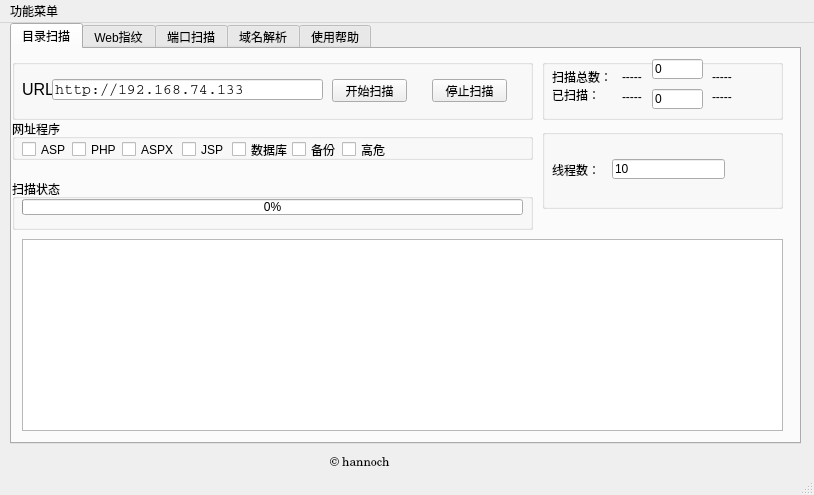
<?xml version="1.0" encoding="UTF-8"?>
<ui version="4.0">
 <class>MainWindow</class>
 <widget class="QMainWindow" name="MainWindow">
  <property name="geometry">
   <rect>
    <x>0</x>
    <y>0</y>
    <width>814</width>
    <height>495</height>
   </rect>
  </property>
  <property name="font">
   <font>
    <weight>50</weight>
    <bold>false</bold>
   </font>
  </property>
  <property name="windowTitle">
   <string>MainWindow</string>
  </property>
  <widget class="QWidget" name="centralwidget">
   <widget class="QTabWidget" name="tabWidget">
    <property name="geometry">
     <rect>
      <x>10</x>
      <y>0</y>
      <width>791</width>
      <height>421</height>
     </rect>
    </property>
    <property name="currentIndex">
     <number>0</number>
    </property>
    <widget class="QWidget" name="dirc_scan_tab1">
     <attribute name="title">
      <string>目录扫描</string>
     </attribute>
     <widget class="QGroupBox" name="groupBox">
      <property name="geometry">
       <rect>
        <x>0</x>
        <y>10</y>
        <width>521</width>
        <height>61</height>
       </rect>
      </property>
      <property name="title">
       <string/>
      </property>
      <widget class="QLabel" name="url_lable">
       <property name="geometry">
        <rect>
         <x>10</x>
         <y>20</y>
         <width>61</width>
         <height>21</height>
        </rect>
       </property>
       <property name="font">
        <font>
         <pointsize>12</pointsize>
         <italic>false</italic>
         <underline>false</underline>
         <strikeout>false</strikeout>
        </font>
       </property>
       <property name="text">
        <string>URL:</string>
       </property>
      </widget>
      <widget class="QLineEdit" name="url_lineEdit">
       <property name="geometry">
        <rect>
         <x>40</x>
         <y>20</y>
         <width>271</width>
         <height>21</height>
        </rect>
       </property>
       <property name="font">
        <font>
         <family>Courier</family>
         <pointsize>11</pointsize>
        </font>
       </property>
       <property name="text">
        <string>http://192.168.74.133</string>
       </property>
      </widget>
      <widget class="QPushButton" name="start_scan_Button">
       <property name="geometry">
        <rect>
         <x>320</x>
         <y>20</y>
         <width>75</width>
         <height>23</height>
        </rect>
       </property>
       <property name="text">
        <string>开始扫描</string>
       </property>
      </widget>
      <widget class="QPushButton" name="stop_scan_Button">
       <property name="geometry">
        <rect>
         <x>420</x>
         <y>20</y>
         <width>75</width>
         <height>23</height>
        </rect>
       </property>
       <property name="text">
        <string>停止扫描</string>
       </property>
      </widget>
     </widget>
     <widget class="QGroupBox" name="groupBox_2">
      <property name="geometry">
       <rect>
        <x>0</x>
        <y>70</y>
        <width>521</width>
        <height>41</height>
       </rect>
      </property>
      <property name="title">
       <string>网址程序</string>
      </property>
      <widget class="QCheckBox" name="asp_checkBox">
       <property name="geometry">
        <rect>
         <x>10</x>
         <y>20</y>
         <width>71</width>
         <height>21</height>
        </rect>
       </property>
       <property name="text">
        <string>ASP</string>
       </property>
      </widget>
      <widget class="QCheckBox" name="php_checkBox">
       <property name="geometry">
        <rect>
         <x>60</x>
         <y>20</y>
         <width>71</width>
         <height>21</height>
        </rect>
       </property>
       <property name="text">
        <string>PHP</string>
       </property>
       <property name="checkable">
        <bool>true</bool>
       </property>
       <property name="checked">
        <bool>false</bool>
       </property>
      </widget>
      <widget class="QCheckBox" name="sspx_checkBox">
       <property name="geometry">
        <rect>
         <x>110</x>
         <y>20</y>
         <width>71</width>
         <height>21</height>
        </rect>
       </property>
       <property name="text">
        <string>ASPX</string>
       </property>
      </widget>
      <widget class="QCheckBox" name="jsp_checkBox">
       <property name="geometry">
        <rect>
         <x>170</x>
         <y>20</y>
         <width>71</width>
         <height>21</height>
        </rect>
       </property>
       <property name="text">
        <string>JSP</string>
       </property>
      </widget>
      <widget class="QCheckBox" name="jsp_checkBox_2">
       <property name="geometry">
        <rect>
         <x>220</x>
         <y>20</y>
         <width>71</width>
         <height>21</height>
        </rect>
       </property>
       <property name="text">
        <string>数据库</string>
       </property>
      </widget>
      <widget class="QCheckBox" name="jsp_checkBox_3">
       <property name="geometry">
        <rect>
         <x>280</x>
         <y>20</y>
         <width>71</width>
         <height>21</height>
        </rect>
       </property>
       <property name="text">
        <string>备份</string>
       </property>
      </widget>
      <widget class="QCheckBox" name="jsp_checkBox_4">
       <property name="geometry">
        <rect>
         <x>330</x>
         <y>20</y>
         <width>71</width>
         <height>21</height>
        </rect>
       </property>
       <property name="text">
        <string>高危</string>
       </property>
      </widget>
     </widget>
     <widget class="QGroupBox" name="groupBox_3">
      <property name="geometry">
       <rect>
        <x>0</x>
        <y>130</y>
        <width>521</width>
        <height>51</height>
       </rect>
      </property>
      <property name="title">
       <string>扫描状态</string>
      </property>
      <widget class="QProgressBar" name="progressBar">
       <property name="geometry">
        <rect>
         <x>10</x>
         <y>20</y>
         <width>501</width>
         <height>16</height>
        </rect>
       </property>
       <property name="value">
        <number>0</number>
       </property>
      </widget>
     </widget>
     <widget class="QGroupBox" name="groupBox_4">
      <property name="geometry">
       <rect>
        <x>530</x>
        <y>10</y>
        <width>241</width>
        <height>61</height>
       </rect>
      </property>
      <property name="title">
       <string/>
      </property>
      <widget class="QLabel" name="label_3">
       <property name="geometry">
        <rect>
         <x>10</x>
         <y>10</y>
         <width>61</width>
         <height>16</height>
        </rect>
       </property>
       <property name="text">
        <string>扫描总数：</string>
       </property>
      </widget>
      <widget class="QLabel" name="label_4">
       <property name="geometry">
        <rect>
         <x>80</x>
         <y>10</y>
         <width>21</width>
         <height>16</height>
        </rect>
       </property>
       <property name="text">
        <string>-----</string>
       </property>
      </widget>
      <widget class="QLabel" name="label_5">
       <property name="geometry">
        <rect>
         <x>10</x>
         <y>30</y>
         <width>54</width>
         <height>12</height>
        </rect>
       </property>
       <property name="text">
        <string>已扫描：</string>
       </property>
      </widget>
      <widget class="QLabel" name="label_7">
       <property name="geometry">
        <rect>
         <x>170</x>
         <y>10</y>
         <width>21</width>
         <height>16</height>
        </rect>
       </property>
       <property name="text">
        <string>-----</string>
       </property>
      </widget>
      <widget class="QLabel" name="label_9">
       <property name="geometry">
        <rect>
         <x>80</x>
         <y>30</y>
         <width>21</width>
         <height>16</height>
        </rect>
       </property>
       <property name="text">
        <string>-----</string>
       </property>
      </widget>
      <widget class="QLabel" name="label_10">
       <property name="geometry">
        <rect>
         <x>170</x>
         <y>30</y>
         <width>21</width>
         <height>16</height>
        </rect>
       </property>
       <property name="text">
        <string>-----</string>
       </property>
      </widget>
      <widget class="QLineEdit" name="all_lineEdit">
       <property name="geometry">
        <rect>
         <x>110</x>
         <y>0</y>
         <width>51</width>
         <height>20</height>
        </rect>
       </property>
       <property name="text">
        <string>0</string>
       </property>
      </widget>
      <widget class="QLineEdit" name="finished_lineEdit">
       <property name="geometry">
        <rect>
         <x>110</x>
         <y>30</y>
         <width>51</width>
         <height>20</height>
        </rect>
       </property>
       <property name="text">
        <string>0</string>
       </property>
      </widget>
     </widget>
     <widget class="QGroupBox" name="groupBox_5">
      <property name="geometry">
       <rect>
        <x>530</x>
        <y>80</y>
        <width>241</width>
        <height>80</height>
       </rect>
      </property>
      <property name="title">
       <string/>
      </property>
      <widget class="QLabel" name="label_2">
       <property name="geometry">
        <rect>
         <x>10</x>
         <y>30</y>
         <width>61</width>
         <height>21</height>
        </rect>
       </property>
       <property name="text">
        <string>线程数：</string>
       </property>
      </widget>
      <widget class="QLineEdit" name="threads_lineEdit">
       <property name="geometry">
        <rect>
         <x>70</x>
         <y>30</y>
         <width>113</width>
         <height>20</height>
        </rect>
       </property>
       <property name="text">
        <string>10</string>
       </property>
      </widget>
     </widget>
     <widget class="QTableView" name="reuslt_tableView">
      <property name="geometry">
       <rect>
        <x>10</x>
        <y>190</y>
        <width>761</width>
        <height>192</height>
       </rect>
      </property>
     </widget>
    </widget>
    <widget class="QWidget" name="tab_2">
     <attribute name="title">
      <string>Web指纹</string>
     </attribute>
     <widget class="QLineEdit" name="web_utl_lineEdit">
      <property name="geometry">
       <rect>
        <x>90</x>
        <y>10</y>
        <width>251</width>
        <height>20</height>
       </rect>
      </property>
      <property name="text">
       <string>http://192.168.74.135</string>
      </property>
     </widget>
     <widget class="QLabel" name="label_12">
      <property name="geometry">
       <rect>
        <x>10</x>
        <y>10</y>
        <width>91</width>
        <height>21</height>
       </rect>
      </property>
      <property name="font">
       <font>
        <pointsize>11</pointsize>
       </font>
      </property>
      <property name="text">
       <string>请输入网址:</string>
      </property>
     </widget>
     <widget class="QPushButton" name="web_start_Button">
      <property name="geometry">
       <rect>
        <x>370</x>
        <y>10</y>
        <width>75</width>
        <height>23</height>
       </rect>
      </property>
      <property name="text">
       <string>开始</string>
      </property>
     </widget>
     <widget class="QTextEdit" name="web_result_textEdit">
      <property name="geometry">
       <rect>
        <x>10</x>
        <y>50</y>
        <width>431</width>
        <height>341</height>
       </rect>
      </property>
     </widget>
    </widget>
    <widget class="QWidget" name="tab">
     <attribute name="title">
      <string>端口扫描</string>
     </attribute>
     <widget class="QGroupBox" name="groupBox_6">
      <property name="geometry">
       <rect>
        <x>10</x>
        <y>10</y>
        <width>341</width>
        <height>381</height>
       </rect>
      </property>
      <property name="title">
       <string>信息</string>
      </property>
      <widget class="QLabel" name="label_6">
       <property name="geometry">
        <rect>
         <x>10</x>
         <y>20</y>
         <width>71</width>
         <height>31</height>
        </rect>
       </property>
       <property name="font">
        <font>
         <pointsize>9</pointsize>
        </font>
       </property>
       <property name="text">
        <string>IP地址：</string>
       </property>
      </widget>
      <widget class="QLineEdit" name="port_ip_lineEdit">
       <property name="geometry">
        <rect>
         <x>60</x>
         <y>20</y>
         <width>161</width>
         <height>31</height>
        </rect>
       </property>
       <property name="text">
        <string>192.168.74.134</string>
       </property>
      </widget>
      <widget class="QTextEdit" name="source_ports_textEdit">
       <property name="geometry">
        <rect>
         <x>0</x>
         <y>110</y>
         <width>331</width>
         <height>261</height>
        </rect>
       </property>
      </widget>
      <widget class="QPushButton" name="port_scan_Button">
       <property name="enabled">
        <bool>false</bool>
       </property>
       <property name="geometry">
        <rect>
         <x>240</x>
         <y>20</y>
         <width>75</width>
         <height>23</height>
        </rect>
       </property>
       <property name="text">
        <string>开始扫描</string>
       </property>
       <property name="checkable">
        <bool>false</bool>
       </property>
       <property name="checked">
        <bool>false</bool>
       </property>
      </widget>
      <widget class="QComboBox" name="port_num_comboBox">
       <property name="geometry">
        <rect>
         <x>150</x>
         <y>70</y>
         <width>69</width>
         <height>22</height>
        </rect>
       </property>
       <property name="modelColumn">
        <number>0</number>
       </property>
       <item>
        <property name="text">
         <string/>
        </property>
       </item>
       <item>
        <property name="text">
         <string>TOP50</string>
        </property>
       </item>
       <item>
        <property name="text">
         <string>TOP100</string>
        </property>
       </item>
       <item>
        <property name="text">
         <string>TOP1000</string>
        </property>
       </item>
      </widget>
      <widget class="QLabel" name="label_8">
       <property name="enabled">
        <bool>true</bool>
       </property>
       <property name="geometry">
        <rect>
         <x>20</x>
         <y>70</y>
         <width>121</width>
         <height>21</height>
        </rect>
       </property>
       <property name="text">
        <string>请先选择端口数量：</string>
       </property>
      </widget>
     </widget>
     <widget class="QGroupBox" name="groupBox_7">
      <property name="geometry">
       <rect>
        <x>370</x>
        <y>10</y>
        <width>401</width>
        <height>381</height>
       </rect>
      </property>
      <property name="title">
       <string>结果：</string>
      </property>
      <widget class="QTextEdit" name="result_port_textEdit">
       <property name="geometry">
        <rect>
         <x>10</x>
         <y>20</y>
         <width>381</width>
         <height>341</height>
        </rect>
       </property>
      </widget>
     </widget>
    </widget>
    <widget class="QWidget" name="tab_3">
     <attribute name="title">
      <string>域名解析</string>
     </attribute>
     <widget class="QLabel" name="label_11">
      <property name="geometry">
       <rect>
        <x>20</x>
        <y>20</y>
        <width>61</width>
        <height>21</height>
       </rect>
      </property>
      <property name="font">
       <font>
        <pointsize>11</pointsize>
       </font>
      </property>
      <property name="text">
       <string>域名地址：</string>
      </property>
     </widget>
     <widget class="QLineEdit" name="domain_lineEdit">
      <property name="geometry">
       <rect>
        <x>100</x>
        <y>20</y>
        <width>141</width>
        <height>20</height>
       </rect>
      </property>
      <property name="text">
       <string>baidu.com</string>
      </property>
     </widget>
     <widget class="QPushButton" name="domain_start_Button">
      <property name="geometry">
       <rect>
        <x>270</x>
        <y>20</y>
        <width>75</width>
        <height>23</height>
       </rect>
      </property>
      <property name="text">
       <string>开始解析</string>
      </property>
     </widget>
     <widget class="QGroupBox" name="groupBox_8">
      <property name="geometry">
       <rect>
        <x>10</x>
        <y>70</y>
        <width>241</width>
        <height>311</height>
       </rect>
      </property>
      <property name="title">
       <string>A记录</string>
      </property>
      <widget class="QTextEdit" name="A_textEdit">
       <property name="geometry">
        <rect>
         <x>10</x>
         <y>20</y>
         <width>231</width>
         <height>281</height>
        </rect>
       </property>
      </widget>
     </widget>
     <widget class="QGroupBox" name="groupBox_9">
      <property name="geometry">
       <rect>
        <x>270</x>
        <y>70</y>
        <width>221</width>
        <height>311</height>
       </rect>
      </property>
      <property name="title">
       <string>MX记录</string>
      </property>
      <widget class="QTextEdit" name="MX_textEdit">
       <property name="geometry">
        <rect>
         <x>10</x>
         <y>20</y>
         <width>201</width>
         <height>281</height>
        </rect>
       </property>
      </widget>
     </widget>
     <widget class="QGroupBox" name="groupBox_10">
      <property name="geometry">
       <rect>
        <x>510</x>
        <y>70</y>
        <width>261</width>
        <height>311</height>
       </rect>
      </property>
      <property name="title">
       <string>NS记录</string>
      </property>
      <widget class="QTextEdit" name="NS_textEdit">
       <property name="geometry">
        <rect>
         <x>10</x>
         <y>20</y>
         <width>231</width>
         <height>281</height>
        </rect>
       </property>
      </widget>
     </widget>
    </widget>
    <widget class="QWidget" name="tab_4">
     <attribute name="title">
      <string>使用帮助</string>
     </attribute>
     <widget class="QTextEdit" name="textEdit_7">
      <property name="geometry">
       <rect>
        <x>10</x>
        <y>10</y>
        <width>771</width>
        <height>381</height>
       </rect>
      </property>
      <property name="html">
       <string>&lt;!DOCTYPE HTML PUBLIC &quot;-//W3C//DTD HTML 4.0//EN&quot; &quot;http://www.w3.org/TR/REC-html40/strict.dtd&quot;&gt;
&lt;html&gt;&lt;head&gt;&lt;meta name=&quot;qrichtext&quot; content=&quot;1&quot; /&gt;&lt;style type=&quot;text/css&quot;&gt;
p, li { white-space: pre-wrap; }
&lt;/style&gt;&lt;/head&gt;&lt;body style=&quot; font-family:'SimSun'; font-size:9pt; font-weight:400; font-style:normal;&quot;&gt;
&lt;p style=&quot; margin-top:0px; margin-bottom:0px; margin-left:0px; margin-right:0px; -qt-block-indent:0; text-indent:0px;&quot;&gt;本程序有xxx小组制作。&lt;/p&gt;&lt;/body&gt;&lt;/html&gt;</string>
      </property>
     </widget>
    </widget>
   </widget>
   <widget class="QLabel" name="label">
    <property name="geometry">
     <rect>
      <x>330</x>
      <y>430</y>
      <width>71</width>
      <height>21</height>
     </rect>
    </property>
    <property name="font">
     <font>
      <family>Century</family>
      <pointsize>9</pointsize>
      <weight>50</weight>
      <bold>false</bold>
     </font>
    </property>
    <property name="text">
     <string>© hannoch</string>
    </property>
   </widget>
  </widget>
  <widget class="QMenuBar" name="menubar">
   <property name="geometry">
    <rect>
     <x>0</x>
     <y>0</y>
     <width>814</width>
     <height>23</height>
    </rect>
   </property>
   <widget class="QMenu" name="menu">
    <property name="title">
     <string>功能菜单</string>
    </property>
   </widget>
   <addaction name="menu"/>
  </widget>
  <widget class="QStatusBar" name="statusbar"/>
 </widget>
 <resources/>
 <connections/>
 <slots>
  <slot>directory_scan()</slot>
 </slots>
</ui>
